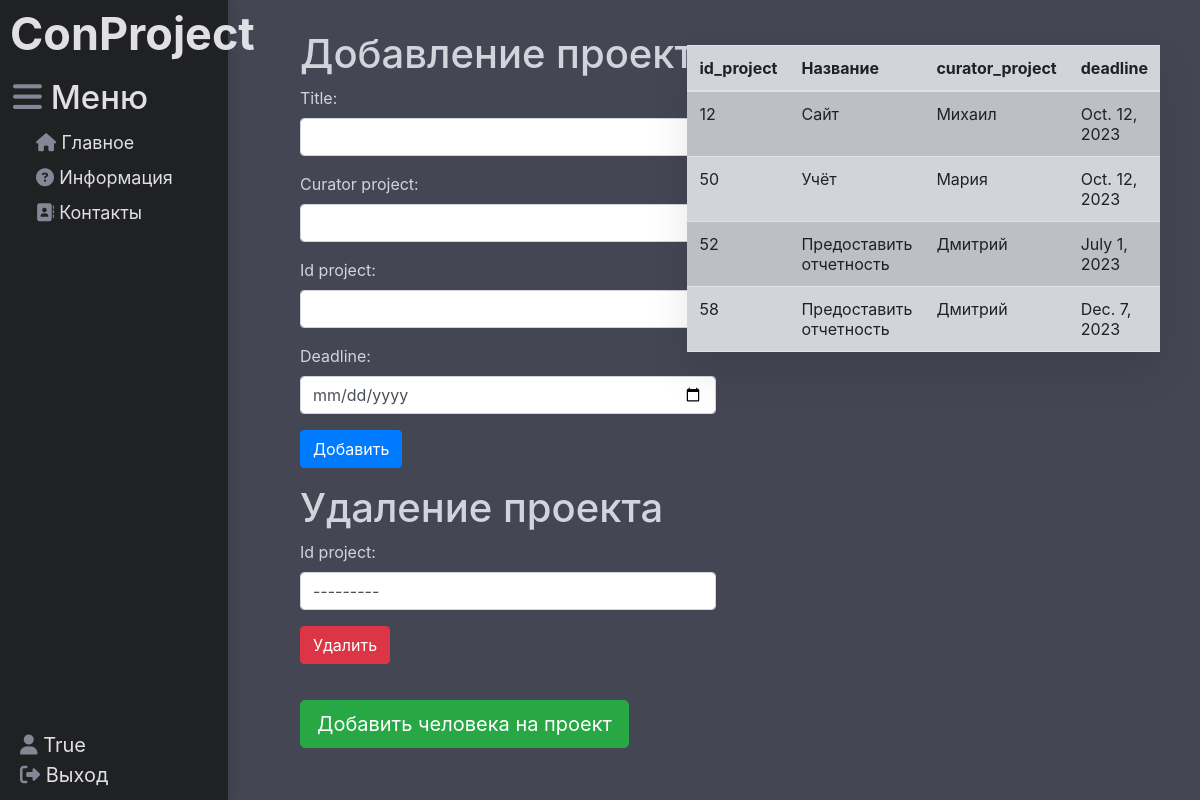
/addproject/ (signed in), run on the app's committed database.
### user_face/models.py (models this page shows)
class Project(models.Model):
    id_project = models.IntegerField(max_length=100, primary_key=True)
    Title = models.CharField(max_length=100)
    curator_project = models.CharField(max_length=100)
    deadline = models.DateField()
    class Meta:
        db_table = 'project'
    def __str__(self):
        return str(self.id_project)

### user_face/views.py (the view)
# urls.py: path('addproject/', views.add_project, name='add_project'),
def add_project(request):
    form1 = ProjectForm()
    form2 = ProjectFormDeleteForm()
    if request.method == 'POST':
        if 'form1_submit' in request.POST:
            form1 = ProjectForm(request.POST)
            if form1.is_valid():
                id_project = form1.cleaned_data['id_project']
                try:
                    project = Project.objects.get(id_project=id_project)
                    project.Title = form1.cleaned_data['Title']
                    project.curator_project = form1.cleaned_data['curator_project']
                    project.deadline = form1.cleaned_data['deadline']
                    project.save()
                except Project.DoesNotExist:
                    form1.save()
                return redirect(request.path)
        if 'form2_submit' in request.POST:
            form2 = ProjectFormDeleteForm(request.POST)
            if form2.is_valid():
                id_project = form2.cleaned_data['id_project']
                try:
                    string_representation = str(id_project)
                    value = string_representation.replace('<Project: ', '').rstrip('>')
                    project = Project.objects.get(id_project=value)
                    project.delete()
                    return redirect(request.path)
                except User.DoesNotExist:
                    form2.add_error('Title', 'Проект с указанным ID не найден')
    else:
        form1 = ProjectForm()
        form2 = ProjectFormDeleteForm()
    existing_projects = Project.objects.all()
    return render(request, 'user_face/add_project.html',
                  {'form1': form1, 'form2': form2, 'existing_projects': existing_projects})

### user_face/forms.py
class ProjectForm(forms.ModelForm):
    class Meta:
        model = Project
        fields = ['Title', 'curator_project', 'id_project', 'deadline']
        widgets = {
            'Title': forms.TextInput(attrs={'class': 'form-control'}),
            'curator_project': forms.TextInput(attrs={'class': 'form-control'}),
            'id_project': forms.NumberInput(attrs={'class': 'form-control'}),
            'deadline': forms.DateInput(attrs={'class': 'form-control', 'type': 'date'})
        }

class ProjectFormDeleteForm(forms.Form):
    id_project = forms.ModelChoiceField(queryset=Project.objects.all(),
                                        widget=forms.Select(attrs={'class': 'form-control'}))

### user_face/templates/user_face/add_project.html (shortened to what this page needs)
{% extends 'register/main.html' %}
{% block add_project %}
    <body4>
        <h1>Добавление проекта</h1>
    <form method="POST" action="">
        {{ form1.as_p }}
        <button type="submit" name="form1_submit"  class="btn btn-primary"> Добавить</button>
    </form>
        <h1>Удаление проекта</h1>
        <form method="POST" action="">
        {{ form2.as_p }}
  <button type="submit" name="form2_submit" class="btn btn-danger">Удалить</button>
</form>
        <a href="{% url 'add_project_person' %}" class="btn btn-success btn-lg" role="button">Добавить человека на проект</a>
    </body4>
<table class="table table-striped">
        <thead>
        <tr>
            <th class="custom-text-color">id_project</th>
            <th class="custom-text-color">Название</th>
            <th class="custom-text-color">curator_project</th>
            <th class="custom-text-color">deadline</th>
        </tr>
    </thead>
    <tbody>
        {% for proj in existing_projects %}
        <tr>
            <td class="custom-text-color">{{ proj.id_project }}</td>
            <td class="custom-text-color">{{ proj.Title }}</td>
            <td class="custom-text-color">{{ proj.curator_project }}</td>
            <td class="custom-text-color">{{ proj.deadline }}</td>
        </tr>
        {% endfor %}
    </tbody>
    </table>
{% endblock %}

### register/static/register/css/reg.css (style rules this page uses)
body { background: #444654; }

### user_face/templates/user_face/add_project.html (style rules this page uses)
.table { #border-radius: 10px !important; background-color: #D1D5DB; position: absolute; top: 45px; right: 40px; height: auto; width: 450px; box-shadow: 0 20px 40px rgba(0, 0, 0, 0.1); }
.custom-text-color { color: #202123 !important; }
body4 { color: #D1D5DB; position: fixed; top: 30px; left: 300px; }
.btn-success { width: auto; height: auto; margin-top: 20px; }

### data on the page
Project: id_project "---------", id_project "12", Title "Сайт", curator_project "Михаил", deadline "Oct. 12, 2023"
Project: id_project "50", Title "Учёт", curator_project "Мария", deadline "Oct. 12, 2023"
Project: id_project "52", Title "Предоставить отчетность", curator_project "Дмитрий", deadline "July 1, 2023"
Project: id_project "58", Title "Предоставить отчетность", curator_project "Дмитрий", deadline "Dec. 7, 2023"

### other printed values
{{ request.session.username }} "True"
